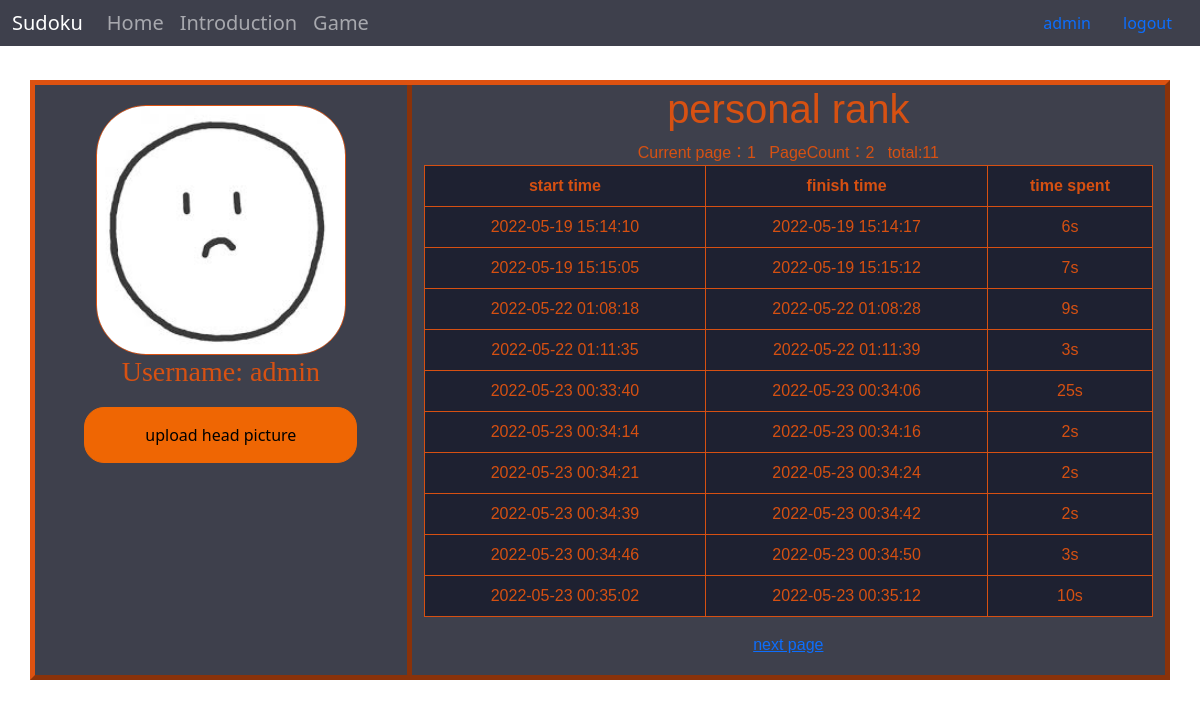
The page /personal (signed in) on the database its author committed.
### app/models.py (models this page shows, shortened)
class User(db.Model):
    __tablename__ = "user"
    id = db.Column(db.Integer, primary_key=True, autoincrement=True)
    username = db.Column(db.String(64), unique=True, nullable=False)
    password = db.Column(db.String(128), nullable=False)
    user_type = db.Column(db.Integer, nullable=False)
    head_pic_url = db.Column(db.String(256))

class GameResult(db.Model):
    __tablename__ = "result"
    id = db.Column(db.Integer, primary_key=True, autoincrement=True)
    playerId = db.Column(db.Integer, db.ForeignKey("user.id"))
    start_time = db.Column(db.String, nullable=False)
    finish_time = db.Column(db.String, nullable=False)
    time_spent = db.Column(db.Integer, nullable=False)
    player = db.relationship("User", backref="games")

### app/routes.py (the view)
@app.route('/personal', methods=['GET', 'POST'])
def personal():
    result_dict = dict()
    if g.user:
        user_id = g.user.id
        page = int(request.args.get('page', 1))
        per_page = int(request.args.get('per_page', 10))
        user_query_set = User.query.filter(User.id == user_id).first()
        rank_query_set = GameResult.query.filter(GameResult.playerId == user_id).paginate(page, per_page, error_out=False)
        result_dict['username'] = user_query_set.username
        result_dict['head_pic_url'] = user_query_set.head_pic_url
        result_dict['rank_list'] = list()
        for one_game in rank_query_set.items:
            one_rank_dict = dict()
            one_rank_dict['start_time'] = one_game.start_time
            one_rank_dict['finish_time'] = one_game.finish_time
            one_rank_dict['time_spent'] = one_game.time_spent
            result_dict['rank_list'].append(one_rank_dict)
        return render_template('personal.html', result_dict=result_dict, paginate=rank_query_set)
    else:
        return redirect(url_for('login'))

### app/__init__.py (called while the page is built)
@app.before_request
def before_request():
    username = session.get('username')
    if username:
        user_ogj = User.query.filter(User.username == username).first()
        setattr(g, 'user', user_ogj)
    else:
        setattr(g, 'user', None)

@app.context_processor
def context_processor():
    if hasattr(g, 'user'):
        return {'user': g.user}
    else:
        return {}

### app/templates/personal.html (shortened to what this page needs)
{% extends "base.html" %}
{% block content %}
<link href="static/css/personal.css" rel="stylesheet">
<div class="container">
    <div class="row">
        <div class="col-lg-4 head_pic" id="head_pic">
            <div>
                <img id="current_avatar" src="{{ result_dict.head_pic_url }}" alt="head picture">
            </div>
            <div class="user">
                <h3 id="name">Username: {{ result_dict["username"] }}</h3>
            </div>
            <div class="head_pic_upload">
                <button id="open_button" class="upload">upload head picture</button>
            </div>
        </div>
        <div class="col-lg-8 rank">
            <h1>personal rank</h1>
            Current page：{{ paginate.page }}&nbsp;&nbsp; PageCount：{{ paginate.pages }}&nbsp;&nbsp; total:{{ paginate.total }}<br>
            <table class="table table-bordered table-hover" id="rank_list">
                <tr>
                    <th>start time</th>
                    <th>finish time</th>
                    <th>time spent</th>
                </tr>
                {% for li in result_dict["rank_list"] %}
                    <tr>
                        <td>{{li["start_time"]}}</td>
                        <td>{{li["finish_time"]}}</td>
                        <td>{{ li["time_spent"] }}s</td>
                    </tr>
                {% endfor %}
            </table>
            {% if paginate.has_next %}
                <a href="/personal?page={{ paginate.next_num }}">next page</a>
            {% endif %}
        </div>
    </div>
</div>
{% endblock %}

### app/templates/base.html (shortened to what this page needs)
<!Doctype html>
<html lang="en">
    <head>
        <link href="static/css/bootstrap.min.css" rel="stylesheet">
        <link href="static/css/style.css" rel="stylesheet">
    </head>
    <body>
    <div id="title">
        <nav class="navbar navbar-expand-md fixed-top navbar-dark">
          <div class="container-fluid">
            <a class="navbar-brand" href="/">Sudoku</a>
            <div class="collapse navbar-collapse" id="collapsibleNavbar">
              <ul class="navbar-nav me-auto">
                <li class="nav-item">
                  <a class="nav-link" href="/">Home</a>
                </li>
                <li class="nav-item">
                  <a class="nav-link" href="/introduction">Introduction</a>
                </li>
                <li class="nav-item">
                  <a class="nav-link" href="/game">Game</a>
                </li>
              </ul>
                <div class="d-flex">
                    {% if user %}
                        <a class="nav-link" href="{{ url_for('personal') }}">{{ user.username }}</a>
                        <a class="nav-link" id="logout" href="{{ url_for('logout') }}">logout</a>
                    {% else %}
                        <a class="nav-link" href="{{ url_for('login') }}">Login</a>
                        <a class="nav-link" href="{{ url_for('register') }}">Register</a>
                    {% endif %}
                </div>
            </div>
          </div>
        </nav>
      </div>
    <div style="padding-top:80px;">
                {% block content %}{% endblock %}
    </div>
    </body>
</html>

### app/static/css/style.css (style rules this page uses)
.navbar { padding: 0; display:flex; transition: all 0.5s; background: rgba(42, 44, 57, 0.9); }
.navbar-nav { margin: 0; padding: 0; display: flex; list-style: none; }
.navbar-nav a, .navbar-nav ul { display: flex; align-items: center; justify-content: space-between; font-size: 20px; color: black; }
body { background:url(../bg.png) no-repeat; margin: 0px; background-size: 100% 100%; background-attachment: fixed; }

### app/static/css/personal.css (style rules this page uses)
.row { background-color: rgba(42, 44, 57, 0.9); height: 600px; border:rgb(221, 82, 17) 5px outset; }
.head_pic { border-right: rgb(221, 82, 17) 5px outset;; }
#current_avatar { margin-left: auto; margin-right: auto; margin-top: 20px; border-radius: 50px; border:rgb(221, 82, 17) 1px solid; display: block; width: 250px; height: 250px; }
.user { color:rgba(221, 82, 17, 0.966); font-family: fantasy; text-align: center; }
.head_pic_upload { text-align: center; }
.head_pic_upload button { background-color:#ef6603; border-radius: 20px; padding:15px 60px; margin-top:10px; border:#ef6603 solid 1px; }
.rank { text-align: center; color:rgba(221, 82, 17, 0.966); font-family:sans-serif; height: 200px; }
#rank_list { background-color: rgb(30, 33, 49); border-collapse:collapse; color:rgba(221, 82, 17, 0.966); border:rgba(221, 82, 17, 0.966); padding-left: 30px; }

### rows shown on the page
User: username "admin", head_pic_url (placeholder picture)
GameResult: start_time "2022-05-19 15:14:10", finish_time "2022-05-19 15:14:17", time_spent "6"
GameResult: start_time "2022-05-19 15:15:05", finish_time "2022-05-19 15:15:12", time_spent "7"
GameResult: start_time "2022-05-22 01:08:18", finish_time "2022-05-22 01:08:28", time_spent "9"
GameResult: start_time "2022-05-22 01:11:35", finish_time "2022-05-22 01:11:39", time_spent "3"
GameResult: start_time "2022-05-23 00:33:40", finish_time "2022-05-23 00:34:06", time_spent "25"
GameResult: start_time "2022-05-23 00:34:14", finish_time "2022-05-23 00:34:16", time_spent "2"
GameResult: start_time "2022-05-23 00:34:21", finish_time "2022-05-23 00:34:24", time_spent "2"
GameResult: start_time "2022-05-23 00:34:39", finish_time "2022-05-23 00:34:42", time_spent "2"
GameResult: start_time "2022-05-23 00:34:46", finish_time "2022-05-23 00:34:50", time_spent "3"
GameResult: start_time "2022-05-23 00:35:02", finish_time "2022-05-23 00:35:12", time_spent "10"

### other values the page prints
{{ paginate.page }} "1"
{{ paginate.pages }} "2"
{{ paginate.total }} "11"
